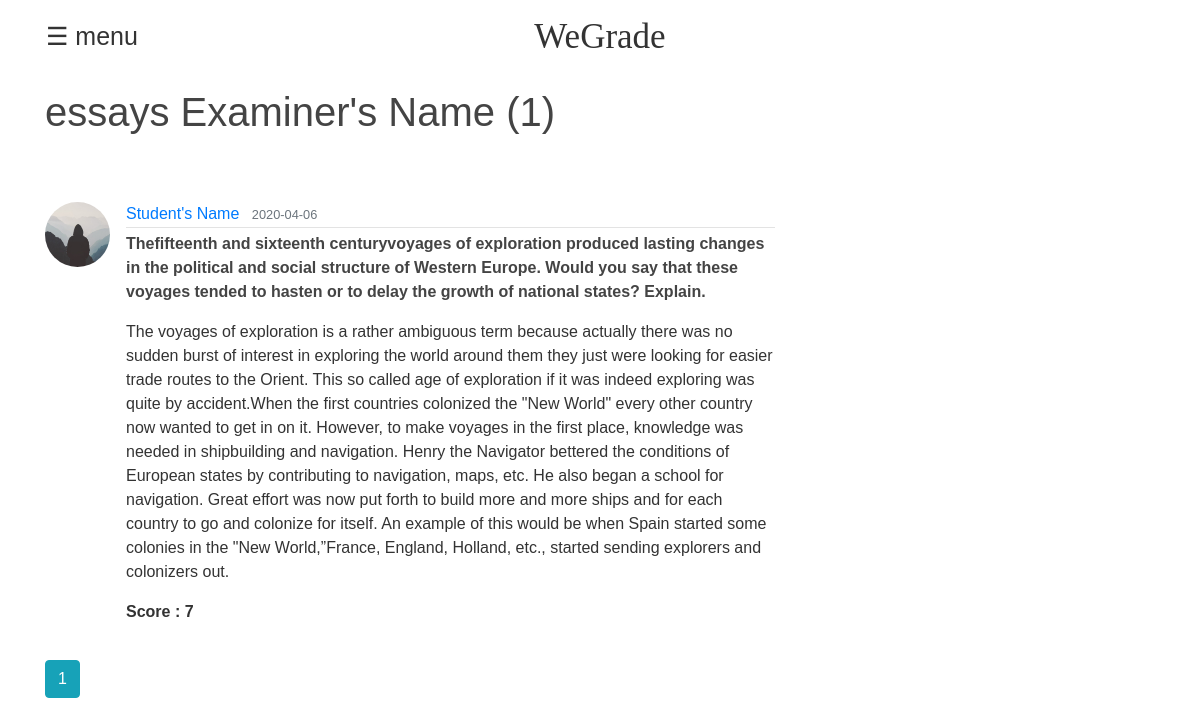
Screenshot of /post/History/view with the database file from the repository.
### flaskblog/models.py (models this page shows, shortened)
class User(db.Model, UserMixin):
    id = db.Column(db.Integer, primary_key=True)
    username = db.Column(db.String(20), unique=True, nullable=False)
    acctype = db.Column(db.String(10), nullable = False)
    email = db.Column(db.String(120), unique=True, nullable=False)
    image_file = db.Column(db.String(20), nullable=False, default='default.jpg')
    password = db.Column(db.String(60), nullable=False)
    posts = db.relationship('Post', backref='author', lazy=True)
    essay = db.relationship('Essay', backref='student', lazy=True)

class Essay(db.Model):
    id = db.Column(db.Integer , primary_key = True)
    content = db.Column(db.Text , nullable = False)
    score = db.Column(db.Integer , nullable = False)
    date_posted = db.Column(db.DateTime, nullable=False, default=datetime.utcnow)
    user_id = db.Column(db.Integer,db.ForeignKey('user.id') , nullable = False)
    postid = db.Column(db.Integer,db.ForeignKey('post.id') , nullable = False)

class Post(db.Model):
    id = db.Column(db.Integer, primary_key=True)
    title = db.Column(db.String(100), nullable=False)
    question = db.Column(db.String(200) , nullable = False)
    date_posted = db.Column(db.DateTime, nullable=False, default=datetime.utcnow)
    content = db.Column(db.Text, nullable=False)
    user_id = db.Column(db.Integer, db.ForeignKey('user.id'), nullable=False)
    refessay = db.relationship('Essay', backref='postessay', lazy=True)

### flaskblog/routes.py (the view)
@app.route("/post/<string:title>/view")
def view(title):
    page = request.args.get('page', 1, type=int)
    post = Post.query.filter_by(title = title).first_or_404()
    essays = Essay.query.filter_by(postessay = post)\
        .order_by(Essay.date_posted.desc())\
        .paginate(page=page, per_page=5)
    return render_template('view.html', essays = essays, post = post)

### flaskblog/templates/view.html (shortened to what this page needs)
{% extends "layout.html" %}
{% block content %}
    <h1 class="mb-3">essays {{ post.author.username }} ({{ essays.total }})</h1>
    {% for essay in essays.items %}
        <article class="media content-section">
          <img class="rounded-circle article-img" src="{{ url_for('static', filename='profile_pics/' + essay.student.image_file) }}">
          <div class="media-body">
            <div class="article-metadata">
              <a class="mr-2" href="{{ url_for('user_posts', username=post.author.username) }}">{{ essay.student.username }}</a>
              <small class="text-muted">{{ essay.date_posted.strftime('%Y-%m-%d') }}</small>
            </div>
            <p><strong><a class="article-title" href="{{ url_for('post', post_id=post.id) }}">{{ post.question }}</a></strong></p>
            <p class="article-content">{{ essay.content }}</p>
            <p class="article-content"><strong>Score : {{ essay.score }}</strong></p>
          </div>
        </article>
    {% endfor %}
    {% for page_num in essays.iter_pages(left_edge=1, right_edge=1, left_current=1, right_current=2) %}
      {% if page_num %}
        {% if essays.page == page_num %}
          <a class="btn btn-info mb-4" href="{{ url_for('view', title = post.title) }}">{{ page_num }}</a>
        {% else %}
          <a class="btn btn-outline-info mb-4" href="{{ url_for('view', title = post.title) }}">{{ page_num }}</a>
        {% endif %}
      {% else %}
        ...
      {% endif %}
    {% endfor %}
{% endblock content %}

### flaskblog/static/main.css (style rules this page uses)
body { font-family: Optima, sans-serif; }
body { color: #333333; padding-top: 10px; }
h1, h2, h3, h4, h5, h6 { color: #444444; }
.content-section { padding-top: 50px; border: 0px; border-radius: 2px; margin-bottom: 20px; }
.article-title { color: #444444; }
.article-content { white-space: pre-line; }
.article-img { height: 65px; width: 65px; margin-right: 16px; }
.article-metadata { padding-bottom: 1px; margin-bottom: 4px; border-bottom: 1px solid #e3e3e3 }

### rows the page displays
User: author.username "Examiner's Name"
Essay: image_file (placeholder picture), student.username "Student's Name", date_posted "2020-04-06", content "The voyages of exploration is a rather ambiguous term because actually there was no sudden burst of interest in exploring the world around them they just were looking for easier trade routes to the Orient. This so called age of exploration if it was indeed exploring was quite by accident.When the first countries colonized the \"New World\" every other country now wanted to get in on it. However, to make voyages in the first place, knowledge was needed in shipbuilding and navigation. Henry the Navigator bettered the conditions of European states by contributing to navigation, maps, etc. He also began a school for navigation. Great effort was now put forth to build more and more ships and for…", score "7"
Post: question "Thefifteenth and sixteenth centuryvoyages of exploration produced lasting changes in the political and social structure of Western Europe. Would you say that these voyages tended to hasten or to delay the growth of national states? Explain."

### other values shown
{{ essays.total }} "1"
{{ page_num }} "1"
